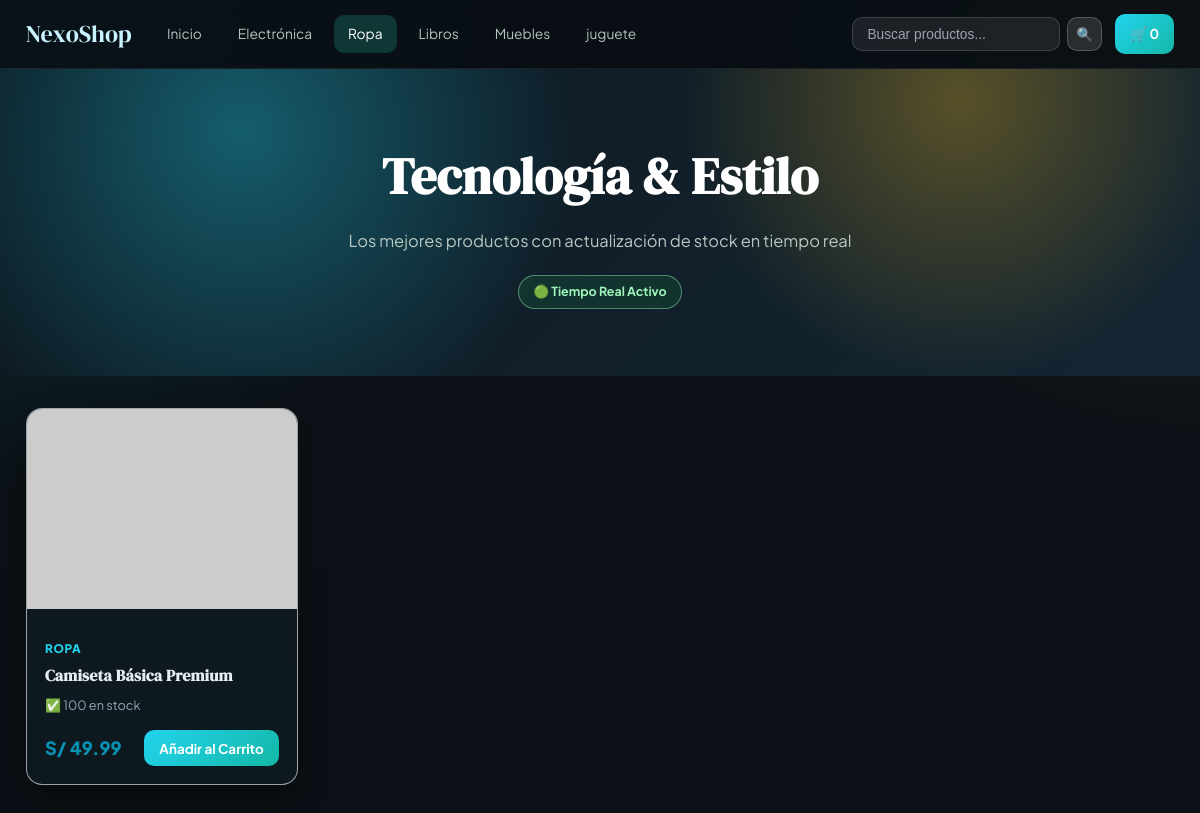
The page /store?category=Ropa on the database its author committed.
### models.py (models this page shows, shortened)
class Product(db.Model):
    __tablename__ = 'products'
    id = db.Column(db.Integer, primary_key=True)
    sku = db.Column(db.String(50), unique=True, nullable=False)
    name = db.Column(db.String(200), nullable=False)
    category = db.Column(db.String(100), default='General')
    price = db.Column(db.Float, nullable=False, default=0.0)
    stock = db.Column(db.Integer, nullable=False, default=0)
    description = db.Column(db.Text, default='')
    image_url = db.Column(db.String(500), default='')
    created_at = db.Column(db.DateTime, default=datetime.utcnow)
    updated_at = db.Column(db.DateTime, default=datetime.utcnow, onupdate=datetime.utcnow)

### app.py (the view)
@app.route('/store')
def store_home():
    category = request.args.get('category', '')
    search = request.args.get('search', '')
    query = Product.query
    if category:
        query = query.filter_by(category=category)
    if search:
        query = query.filter(Product.name.ilike(f'%{search}%'))
    products = query.order_by(Product.id).all()
    categories = db.session.query(Product.category).distinct().all()
    categories = [c[0] for c in categories]
    return render_template('store/home.html',
                           products=products,
                           categories=categories,
                           current_category=category,
                           search_query=search)

### app.py (called while the page is built, shortened)
def current_admin_user():
    return session.get('admin_user', 'anonymous')

def current_admin_role():
    return session.get('admin_role', 'guest')

def ensure_csrf_token():
    token = session.get('csrf_token')
    if not token:
        token = secrets.token_hex(16)
        session['csrf_token'] = token
    return token

@app.context_processor
def inject_session_context():
    return {
        'csrf_token': ensure_csrf_token(),
        'admin_role': current_admin_role(),
        'admin_user': current_admin_user()
    }

@app.before_request
def enforce_admin_csrf():
    return None

@app.after_request
def set_security_headers(response):
    response.headers['X-Content-Type-Options'] = 'nosniff'
    response.headers['X-Frame-Options'] = 'SAMEORIGIN'
    response.headers['Referrer-Policy'] = 'strict-origin-when-cross-origin'
    response.headers['X-XSS-Protection'] = '1; mode=block'
    csp = "default-src 'self' https: data: 'unsafe-inline' 'unsafe-eval'"
    response.headers['Content-Security-Policy'] = csp
    return response

### templates/store/home.html (shortened to what this page needs)
<!DOCTYPE html>
<html lang="es">
<head>
    <link rel="stylesheet" href="{{ url_for('static', filename='css/style.css') }}">
</head>
<body class="store-page">
    <header class="store-header">
        <div class="header-inner">
            <a href="{{ url_for('store_home') }}" class="store-logo" id="store-logo">
                NexoShop
            </a>
            <nav class="store-nav">
                <a href="{{ url_for('store_home') }}" class="nav-link" id="nav-home">Inicio</a>
                {% for cat in categories %}
                    <a href="{{ url_for('store_home', category=cat) }}"
                       class="nav-link {% if current_category == cat %}active{% endif %}"
                       id="nav-cat-{{ cat|lower|replace(' ', '-') }}">
                        {{ cat }}
                    </a>
                {% endfor %}
            </nav>
            <div class="header-right">
                <form method="GET" action="{{ url_for('store_home') }}" class="search-form" id="search-form">
                    <input type="text" name="search" id="search-input"
                           placeholder="Buscar productos..." value="{{ search_query }}">
                    <button type="submit" id="btn-search">🔍</button>
                </form>
                <a href="{{ url_for('store_cart') }}" class="cart-btn" id="btn-cart">
                    🛒 <span id="cart-count">0</span>
                </a>
            </div>
        </div>
    </header>
    <section class="store-hero">
        <h1>Tecnología & Estilo</h1>
        <p>Los mejores productos con actualización de stock en tiempo real</p>
        <span class="rt-badge" id="realtime-status">🟢 Tiempo Real Activo</span>
    </section>
    <main class="store-main">
        <div class="products-grid" id="products-grid">
            {% for product in products %}
            <article class="product-card" id="product-card-{{ product.id }}"
                     data-product-id="{{ product.id }}"
                     data-sku="{{ product.sku }}"
                     data-stock="{{ product.stock }}">
                <a href="{{ url_for('store_product_detail', product_id=product.id) }}" class="product-link">
                    {% if product.image_url %}
                        <img src="{{ product.image_url }}" alt="{{ product.name }}"
                             class="product-image" loading="lazy">
                    {% else %}
                        <div class="product-image-placeholder">📦</div>
                    {% endif %}
                </a>
                <div class="product-info">
                    <span class="product-category">{{ product.category }}</span>
                    <h2 class="product-name">
                        <a href="{{ url_for('store_product_detail', product_id=product.id) }}">
                            {{ product.name }}
                        </a>
                    </h2>
                    <div class="product-stock-info">
                        <span class="stock-indicator" id="stock-indicator-{{ product.id }}">
                            {% if product.stock > 0 %}
                                ✅ {{ product.stock }} en stock
                            {% else %}
                                ❌ Sin stock
                            {% endif %}
                        </span>
                    </div>
                    <div class="product-footer">
                        <span class="product-price">S/ {{ "%.2f"|format(product.price) }}</span>
                        <button class="btn-add-to-cart
                                {% if product.stock == 0 %}btn-out-of-stock{% else %}btn-available{% endif %}"
                                id="btn-add-to-cart-{{ product.id }}"
                                data-product-id="{{ product.id }}"
                                onclick="addToCart(this.dataset.productId)">
                            {% if product.stock == 0 %}Sin Stock{% else %}Añadir al Carrito{% endif %}
                        </button>
                    </div>
                </div>
            </article>
            {% else %}
            <div class="empty-products" id="empty-products-message">
                <p>No se encontraron productos.</p>
            </div>
            {% endfor %}
        </div>
    </main>
</body>
</html>

### static/css/style.css (style rules this page uses)
:root { --primary: #22d3ee; --primary-dark: #0891b2; --primary-soft: #103844; --success: #22c55e; --danger: #ef4444; --warning: #f59e0b; --accent: #fbbf24; --text: #e5edf2; --text-muted: #94a3b8; --bg: #0c1217; --bg-deep: #0f1a21; --card-bg: rgba(17, 27, 35, 0.82); --border: #243544; --sidebar-bg: #0b1218; --sidebar-text: #b8c9d6; --shadow: 0 10px 30px rgba(0, 0, 0, 0.35); --shadow-lg: 0 18px 45px rgba(0, 0, 0, 0.5); --radius: 16px; --radius-sm: 10px; }
* { box-sizing: border-box; margin: 0; padding: 0; }
body { font-family: 'Plus Jakarta Sans', sans-serif; color: var(--text); line-height: 1.6; background: radial-gradient(circle at 0% 0%, rgba(34, 211, 238, 0.22), transparent 34%), radial-gradient(circle at 100% 0%, rgba(251, 191, 36, 0.16), transparent 30%), linear-gradient(180deg, #0c1217 0%, #0a1015 100%); }
h1, h2, h3 { font-family: 'DM Serif Display', serif; letter-spacing: 0.2px; }
.store-header { position: sticky; top: 0; z-index: 100; backdrop-filter: blur(12px); background: rgba(8, 15, 21, 0.9); border-bottom: 1px solid rgba(255,255,255,.08); }
.header-inner { display: flex; align-items: center; gap: 1.3rem; max-width: 1400px; margin: 0 auto; padding: .9rem 1.6rem; }
.store-logo { font-family: 'DM Serif Display', serif; font-size: 1.5rem; font-weight: 400; color: #c9f4ff; text-decoration: none; }
.store-nav { display: flex; gap: .45rem; flex: 1; }
.nav-link { padding: .48rem .9rem; color: #b5c4bf; text-decoration: none; border-radius: var(--radius-sm); font-size: .86rem; transition: all .2s; }
.nav-link:hover, .nav-link.active { background: rgba(45, 212, 191, .2); color: #fff; }
.header-right { display: flex; gap: .8rem; align-items: center; margin-left: auto; }
.search-form { display: flex; gap: .45rem; }
.search-form input { padding: .52rem .9rem; background: rgba(255,255,255,.08); border: 1px solid rgba(255,255,255,.14); border-radius: var(--radius-sm); color: #fff; font-size: .86rem; }
.search-form input::placeholder { color: #9ca3af; }
.search-form button { padding: .52rem; background: rgba(255,255,255,.12); border: 1px solid rgba(255,255,255,.2); border-radius: var(--radius-sm); cursor: pointer; }
.cart-btn { padding: .55rem .95rem; background: linear-gradient(135deg, var(--primary), #14b8a6); color: #fff; text-decoration: none; border-radius: var(--radius-sm); font-weight: 700; font-size: .85rem; }
.store-hero { color: #fff; text-align: center; padding: 4.2rem 2rem; background: radial-gradient(circle at 20% 20%, rgba(34, 211, 238, 0.36), transparent 34%), radial-gradient(circle at 80% 10%, rgba(251, 191, 36, 0.3), transparent 28%), linear-gradient(135deg, #0c171f 0%, #142632 100%); }
.store-hero h1 { font-size: clamp(2rem, 6vw, 3.2rem); margin-bottom: .6rem; }
.store-hero p { color: #b7c7c1; font-size: 1.03rem; margin-bottom: 1.3rem; }
.rt-badge { display: inline-block; background: rgba(34,197,94,.12); color: #9df5bb; border: 1px solid rgba(157,245,187,.45); padding: .38rem .9rem; border-radius: 999px; font-size: .78rem; font-weight: 700; }
.store-main { max-width: 1400px; margin: 2rem auto; padding: 0 1.6rem; }
.products-grid { display: grid; grid-template-columns: repeat(auto-fill, minmax(250px, 1fr)); gap: 1.2rem; }
.product-card { background: var(--card-bg); border-radius: var(--radius); overflow: hidden; box-shadow: var(--shadow); transition: transform .24s, box-shadow .24s; border: 1px solid rgba(255,255,255,.6); backdrop-filter: blur(6px); }
.product-link { text-decoration: none; }
.product-image { width: 100%; height: 200px; object-fit: cover; }
.product-info { padding: 1.15rem; }
.product-category { font-size: .74rem; font-weight: 800; text-transform: uppercase; color: var(--primary); letter-spacing: .05em; }
.product-name { margin: .25rem 0 .45rem; font-size: 1rem; font-weight: 700; line-height: 1.42; }
.product-name a { color: var(--text); text-decoration: none; }
.product-stock-info { margin: .5rem 0; font-size: .8rem; color: var(--text-muted); }
.stock-indicator { font-size: .8rem; }
.product-footer { display: flex; align-items: center; justify-content: space-between; margin-top: .95rem; }
.product-price { font-size: 1.14rem; font-weight: 800; color: var(--primary-dark); }
.btn-add-to-cart, .btn-add-to-cart-detail { padding: .58rem .95rem; border-radius: var(--radius-sm); font-family: inherit; font-size: .84rem; font-weight: 700; cursor: pointer; border: none; transition: all .2s; }
.btn-available { background: linear-gradient(135deg, var(--primary), #14b8a6); color: #fff; }

### rows shown on the page
Product: category "Libros"
Product: category "Muebles"
Product: cat "juguete"
Product: category "ROPA", name "Camiseta Básica Premium", stock "100", price "49.99", shows "Añadir al Carrito"

### other values the page prints
{{ cat }} "Electrónica" "Ropa"
